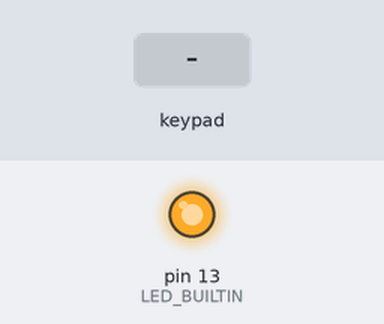
Simulated run of this sketch. Board: Arduino Leonardo, built with avr-gcc and run on an emulated ATmega32U4. Shown: output pins drawn as LEDs (lit = HIGH). The test bench sets the inputs (shaded band). USB keyboard and mouse output is not drawn.

Above: at 1.2 s.
1.3 s: key '*' pressed
At 2.4 s:
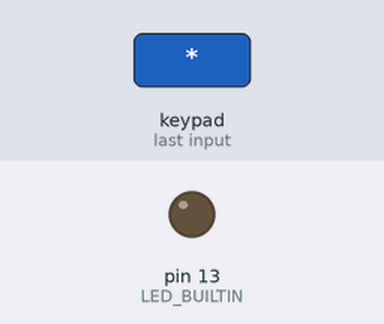
2.8 s: key '#' pressed
At 3.5 s:
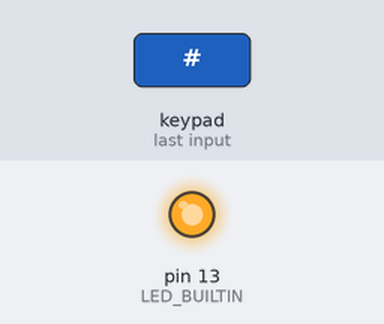
Timing chart, 0 to 5.8 s (numbered marks = the images above; inputs shaded):
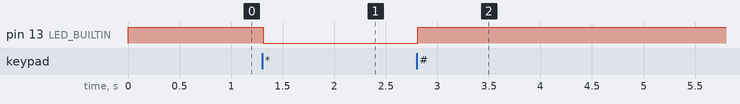

Measured:
- after the input at 1.3 s, pin 13 (LED_BUILTIN): HIGH → LOW at once
- after the input at 2.8 s, pin 13 (LED_BUILTIN): LOW → HIGH at once

The sketch:

lietuviske.ino
```cpp
#include "Keyboard.h"
#include <Keypad.h>


const byte ROWS = 4;
const byte COLS = 4;
// Define the Keymap
char keys[ROWS][COLS] = {
  {'1','2','3', 'A'},
  {'4','5','6', 'B'},
  {'7','8','9', 'C'},
  {'*','0','#', 'D'}
};

//char hidcode[ROWS][COLS] = {
 // { HID_KEY_0, HID_KEY_1, HID_KEY_2, HID_KEY_3 , HID_KEY_4, HID_KEY_5 },
 // { HID_KEY_0, HID_KEY_1, HID_KEY_2, HID_KEY_3 , HID_KEY_4, HID_KEY_5 },
 // { HID_KEY_0, HID_KEY_1, HID_KEY_2, HID_KEY_3 , HID_KEY_4, HID_KEY_5 },
 // { HID_KEY_0, HID_KEY_1, HID_KEY_2, HID_KEY_3 , HID_KEY_4, HID_KEY_5 },
//};


// Connect keypad ROW0, ROW1, ROW2 and ROW3 to these Arduino pins.
byte rowPins[ROWS] = { 16,12,11,10 };
// Connect keypad COL0, COL1 and COL2 to these Arduino pins.
byte colPins[COLS] = { 9,7,5,3 };

// Create the Keypad
Keypad kpd = Keypad( makeKeymap(keys), rowPins, colPins, ROWS, COLS );


void setup()
{
  Keyboard.begin();

  pinMode(LED_BUILTIN,OUTPUT);
  digitalWrite(LED_BUILTIN, HIGH);
}


void loop()
{
  char key = kpd.getKey();
  if (key)  // Check for a valid key.
  {
    switch (key)
    {
      case '1' :
     //   break;
      case '2' :
    //    break;
      case '3' :
    //    break;
      case '4' :
    //    break;
      case '5' :
    //    break;
      case '6' :
    //    break;
      case '7' :
    //    break;
      case '8' :
   //     break;
      case '9' :
   //     break;
      case '0' :
        Keyboard.write(key);
        break;
      case 'A' :
        // try Ą
        Keyboard.press(KEY_LEFT_CTRL);
       // Keyboard.press(KEY_LEFT_SHIFT);
        Keyboard.write('U');
        Keyboard.releaseAll();
        Keyboard.write('0');
        Keyboard.write('1');
        Keyboard.write('0');
        Keyboard.write('4');
        Keyboard.write(' ');
        // Keyboard.releaseAll();
        break;

      case 'B' :
        break;
      case 'C' :
        break;
      case 'D' :
        break;
      case '*':
       digitalWrite(LED_BUILTIN, LOW);
        break;
      case '#':
        digitalWrite(LED_BUILTIN, HIGH);
        break;
    }
    delay(4); // delay for report to send out
  }
}
```
